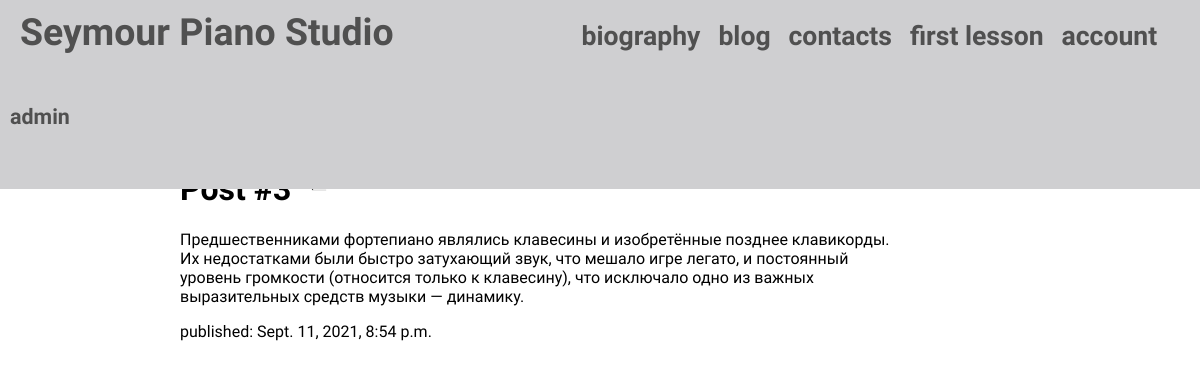
The app's page /blog/post/4/ (signed in) with its own data.
### blog/models.py (models this page shows, shortened)
class Post(models.Model):
    title = models.CharField(max_length=200)
    text = models.TextField()
    created_date = models.DateTimeField(default=timezone.now)
    published_date = models.DateTimeField(blank=True, null=True)

### blog/views.py (the view)
# urls.py: path('post/<int:pk>/', views.post_detail, name='post_detail'),
def post_detail(request, pk):
    post = get_object_or_404(Post, pk=pk)
    return render(request, 'blog/post_detail.html', {'post': post})

### blog/templates/blog/post_detail.html (shortened to what this page needs)
{% extends 'main/base.html' %}
{% load static %}
{% block style %}
    <link rel="stylesheet" href="{% static 'css/blog.css' %}">
{% endblock %}
{% block content %}
    <div id="blog-conteiner">
        <div class="post">
            <h1 class="post_title">
                {{ post.title }}
                {% if user.is_superuser %}
                    <a class="post-edit-button" href="{% url 'post_edit' pk=post.pk %}">
                    </a>
                {% endif %}
            </h1>
            {% if post.published_date %}
                <p class="post_text">{{ post.text|linebreaksbr }}</p>
                <div class="date">
                    <p class="pub_date">published: {{ post.published_date }}</p>
                </div>
            {% else %}
                <p>post in process...</p>
            {% endif %}
        </div>
    </div>
{% endblock %}

### main/static/css/base.css (style rules this page uses)
body { background-color: #ffffff; font-family: 'Benne', serif; padding: 0 0; margin: auto; width: 100%; }
a { color: #505050; text-decoration: none; }

### blog/static/css/blog.css (style rules this page uses)
#blog-conteiner { padding: 50px 25% 50px 15%; }
.post-edit-button { display: inline-block; width: 40px; height: 40px; }

### records on screen
Post: title "Post #3", text "Предшественниками фортепиано являлись клавесины и изобретённые позднее клавикорды. Их недостатками были быстро затухающий звук, что мешало игре легато, и постоянный уровень громкости (относится только к клавесину), что исключало одно из важных выразительных средств музыки — динамику.", published_date "Sept. 11, 2021, 8:54 p.m."
